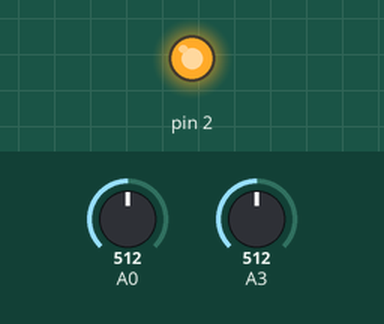
Simulated run of this sketch. Board: Arduino Uno, built with avr-gcc and run on an emulated ATmega328P. On the bench: output pins drawn as LEDs (lit = HIGH). Inputs (shaded band) come from the test bench; at power-on: A3 = 512, A0 = 512.

Above: at 1.2 s.
1.3 s: A3 set to 485
At 1.9 s:
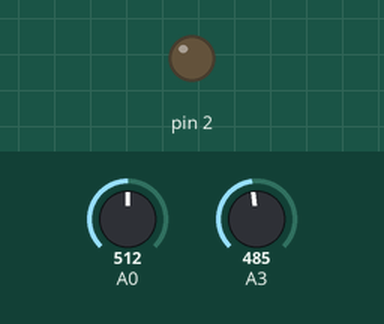
2.8 s: A3 set to 510
At 3.1 s:
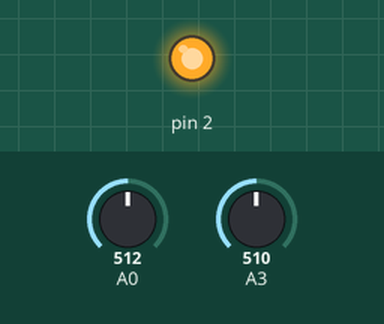
4.3 s: A3 set to 490
At 5.4 s:
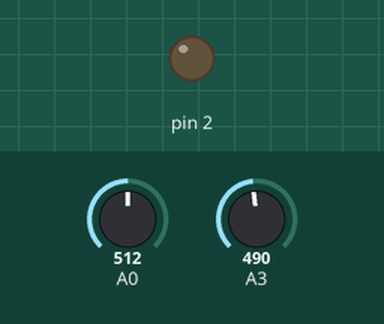
Timing chart, 0 to 7.3 s (numbered marks = the images above; inputs shaded):
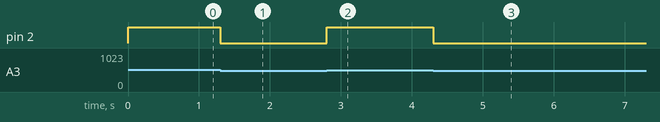

The sketch:

light-controlled-lamps.ino
```cpp
void setup() {
	pinMode(2, OUTPUT);
}

void loop() {
	int sensorValue = analogRead(A0);

	if (analogRead(A3) > 500) {
		digitalWrite(2, HIGH);
	}
	else {
		digitalWrite(2, LOW);
	}
}
```

Measured:
- the behaviour switches between 501 and 500 on A3 (found by bisection; images 0 and 1)
- after the input at 1.3 s, pin 2: HIGH → LOW at once
- after the input at 2.8 s, pin 2: LOW → HIGH at once
- after the input at 4.3 s, pin 2: HIGH → LOW at once
